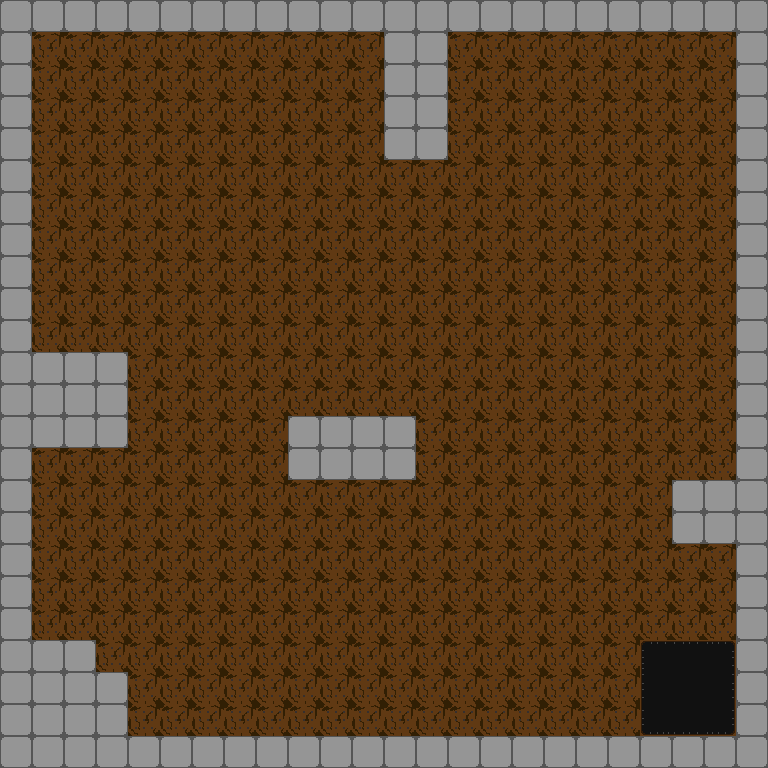

Rendered tile map (Tiled .tmx) drawn with the repository's tilesets; below, a short description and the full map source, tile grids included:
An orthogonal 24x24 tile map with 32x32 px tiles, 3 tile layers (Floor, Blocks, Goal), 3 tilesets.

<map version="1.0" orientation="orthogonal" renderorder="right-down" width="24" height="24" tilewidth="32" tileheight="32" nextobjectid="1">
 <tileset firstgid="1" name="Floor Tiles" tilewidth="32" tileheight="32" tilecount="3" columns="3">
  <image source="protoTileSet.png" width="96" height="32" />
 </tileset>
 <tileset firstgid="4" name="Goal Tiles" tilewidth="96" tileheight="96" tilecount="1" columns="1">
  <image source="GoalTiles_TOGETHER.png" width="96" height="96" />
 </tileset>
 <tileset firstgid="5" name="Floor Tiles 2" tilewidth="32" tileheight="32" tilecount="3" columns="3">
  <image source="newTiles.png" width="96" height="32" />
 </tileset>
 <layer name="Floor" width="24" height="24">
  <data encoding="csv">
1,1,1,1,1,1,1,1,1,1,1,1,1,1,1,1,1,1,1,1,1,1,1,1,
1,1,1,1,1,1,1,1,1,1,1,1,1,1,1,1,1,1,1,1,1,1,1,1,
1,1,1,1,1,1,1,1,1,1,1,1,1,1,1,1,1,1,1,1,1,1,1,1,
1,1,1,1,1,1,1,1,1,1,1,1,1,1,1,1,1,1,1,1,1,1,1,1,
1,1,1,1,1,1,1,1,1,1,1,1,1,1,1,1,1,1,1,1,1,1,1,1,
1,1,1,1,1,1,1,1,1,1,1,1,1,1,1,1,1,1,1,1,1,1,1,1,
1,1,1,1,1,1,1,1,1,1,1,1,1,1,1,1,1,1,1,1,1,1,1,1,
1,1,1,1,1,1,1,1,1,1,1,1,1,1,1,1,1,1,1,1,1,1,1,1,
1,1,1,1,1,1,1,1,1,1,1,1,1,1,1,1,1,1,1,1,1,1,1,1,
1,1,1,1,1,1,1,1,1,1,1,1,1,1,1,1,1,1,1,1,1,1,1,1,
1,1,1,1,1,1,1,1,1,1,1,1,1,1,1,1,1,1,1,1,1,1,1,1,
1,1,1,1,1,1,1,1,1,1,1,1,1,1,1,1,1,1,1,1,1,1,1,1,
1,1,1,1,1,1,1,1,1,1,1,1,1,1,1,1,1,1,1,1,1,1,1,1,
1,1,1,1,1,1,1,1,1,1,1,1,1,1,1,1,1,1,1,1,1,1,1,1,
1,1,1,1,1,1,1,1,1,1,1,1,1,1,1,1,1,1,1,1,1,1,1,1,
1,1,1,1,1,1,1,1,1,1,1,1,1,1,1,1,1,1,1,1,1,1,1,1,
1,1,1,1,1,1,1,1,1,1,1,1,1,1,1,1,1,1,1,1,1,1,1,1,
1,1,1,1,1,1,1,1,1,1,1,1,1,1,1,1,1,1,1,1,1,1,1,1,
1,1,1,1,1,1,1,1,1,1,1,1,1,1,1,1,1,1,1,1,1,1,1,1,
1,1,1,1,1,1,1,1,1,1,1,1,1,1,1,1,1,1,1,1,1,1,1,1,
1,1,1,1,1,1,1,1,1,1,1,1,1,1,1,1,1,1,1,1,1,1,1,1,
1,1,1,1,1,1,1,1,1,1,1,1,1,1,1,1,1,1,1,1,1,1,1,1,
1,1,1,1,1,1,1,1,1,1,1,1,1,1,1,1,1,1,1,1,1,1,1,1,
1,1,1,1,1,1,1,1,1,1,1,1,1,1,1,1,1,1,1,1,1,1,1,1
</data>
 </layer>
 <layer name="Blocks" width="24" height="24">
  <data encoding="csv">
2,2,2,2,2,2,2,2,2,2,2,2,2,2,2,2,2,2,2,2,2,2,2,2,
2,0,0,0,0,0,0,0,0,0,0,0,2,2,0,0,0,0,0,0,0,0,0,2,
2,0,0,0,0,0,0,0,0,0,0,0,2,2,0,0,0,0,0,0,0,0,0,2,
2,0,0,0,0,0,0,0,0,0,0,0,2,2,0,0,0,0,0,0,0,0,0,2,
2,0,0,0,0,0,0,0,0,0,0,0,2,2,0,0,0,0,0,0,0,0,0,2,
2,0,0,0,0,0,0,0,0,0,0,0,0,0,0,0,0,0,0,0,0,0,0,2,
2,0,0,0,0,0,0,0,0,0,0,0,0,0,0,0,0,0,0,0,0,0,0,2,
2,0,0,0,0,0,0,0,0,0,0,0,0,0,0,0,0,0,0,0,0,0,0,2,
2,0,0,0,0,0,0,0,0,0,0,0,0,0,0,0,0,0,0,0,0,0,0,2,
2,0,0,0,0,0,0,0,0,0,0,0,0,0,0,0,0,0,0,0,0,0,0,2,
2,0,0,0,0,0,0,0,0,0,0,0,0,0,0,0,0,0,0,0,0,0,0,2,
2,2,2,2,0,0,0,0,0,0,0,0,0,0,0,0,0,0,0,0,0,0,0,2,
2,2,2,2,0,0,0,0,0,0,0,0,0,0,0,0,0,0,0,0,0,0,0,2,
2,2,2,2,0,0,0,0,0,2,2,2,2,0,0,0,0,0,0,0,0,0,0,2,
2,0,0,0,0,0,0,0,0,2,2,2,2,0,0,0,0,0,0,0,0,0,0,2,
2,0,0,0,0,0,0,0,0,0,0,0,0,0,0,0,0,0,0,0,0,2,2,2,
2,0,0,0,0,0,0,0,0,0,0,0,0,0,0,0,0,0,0,0,0,2,2,2,
2,0,0,0,0,0,0,0,0,0,0,0,0,0,0,0,0,0,0,0,0,0,0,2,
2,0,0,0,0,0,0,0,0,0,0,0,0,0,0,0,0,0,0,0,0,0,0,2,
2,0,0,0,0,0,0,0,0,0,0,0,0,0,0,0,0,0,0,0,0,0,0,2,
2,2,2,0,0,0,0,0,0,0,0,0,0,0,0,0,0,0,0,0,0,0,0,2,
2,2,2,2,0,0,0,0,0,0,0,0,0,0,0,0,0,0,0,0,0,0,0,2,
2,2,2,2,0,0,0,0,0,0,0,0,0,0,0,0,0,0,0,0,0,0,0,2,
2,2,2,2,2,2,2,2,2,2,2,2,2,2,2,2,2,2,2,2,2,2,2,2
</data>
 </layer>
 <layer name="Goal" width="24" height="24">
  <data encoding="csv">
0,0,0,0,0,0,0,0,0,0,0,0,0,0,0,0,0,0,0,0,0,0,0,0,
0,0,0,0,0,0,0,0,0,0,0,0,0,0,0,0,0,0,0,0,0,0,0,0,
0,0,0,0,0,0,0,0,0,0,0,0,0,0,0,0,0,0,0,0,0,0,0,0,
0,0,0,0,0,0,0,0,0,0,0,0,0,0,0,0,0,0,0,0,0,0,0,0,
0,0,0,0,0,0,0,0,0,0,0,0,0,0,0,0,0,0,0,0,0,0,0,0,
0,0,0,0,0,0,0,0,0,0,0,0,0,0,0,0,0,0,0,0,0,0,0,0,
0,0,0,0,0,0,0,0,0,0,0,0,0,0,0,0,0,0,0,0,0,0,0,0,
0,0,0,0,0,0,0,0,0,0,0,0,0,0,0,0,0,0,0,0,0,0,0,0,
0,0,0,0,0,0,0,0,0,0,0,0,0,0,0,0,0,0,0,0,0,0,0,0,
0,0,0,0,0,0,0,0,0,0,0,0,0,0,0,0,0,0,0,0,0,0,0,0,
0,0,0,0,0,0,0,0,0,0,0,0,0,0,0,0,0,0,0,0,0,0,0,0,
0,0,0,0,0,0,0,0,0,0,0,0,0,0,0,0,0,0,0,0,0,0,0,0,
0,0,0,0,0,0,0,0,0,0,0,0,0,0,0,0,0,0,0,0,0,0,0,0,
0,0,0,0,0,0,0,0,0,0,0,0,0,0,0,0,0,0,0,0,0,0,0,0,
0,0,0,0,0,0,0,0,0,0,0,0,0,0,0,0,0,0,0,0,0,0,0,0,
0,0,0,0,0,0,0,0,0,0,0,0,0,0,0,0,0,0,0,0,0,0,0,0,
0,0,0,0,0,0,0,0,0,0,0,0,0,0,0,0,0,0,0,0,0,0,0,0,
0,0,0,0,0,0,0,0,0,0,0,0,0,0,0,0,0,0,0,0,0,0,0,0,
0,0,0,0,0,0,0,0,0,0,0,0,0,0,0,0,0,0,0,0,0,0,0,0,
0,0,0,0,0,0,0,0,0,0,0,0,0,0,0,0,0,0,0,0,0,0,0,0,
0,0,0,0,0,0,0,0,0,0,0,0,0,0,0,0,0,0,0,0,0,0,0,0,
0,0,0,0,0,0,0,0,0,0,0,0,0,0,0,0,0,0,0,0,0,0,0,0,
0,0,0,0,0,0,0,0,0,0,0,0,0,0,0,0,0,0,0,0,4,0,0,0,
0,0,0,0,0,0,0,0,0,0,0,0,0,0,0,0,0,0,0,0,0,0,0,0
</data>
 </layer>
</map>
